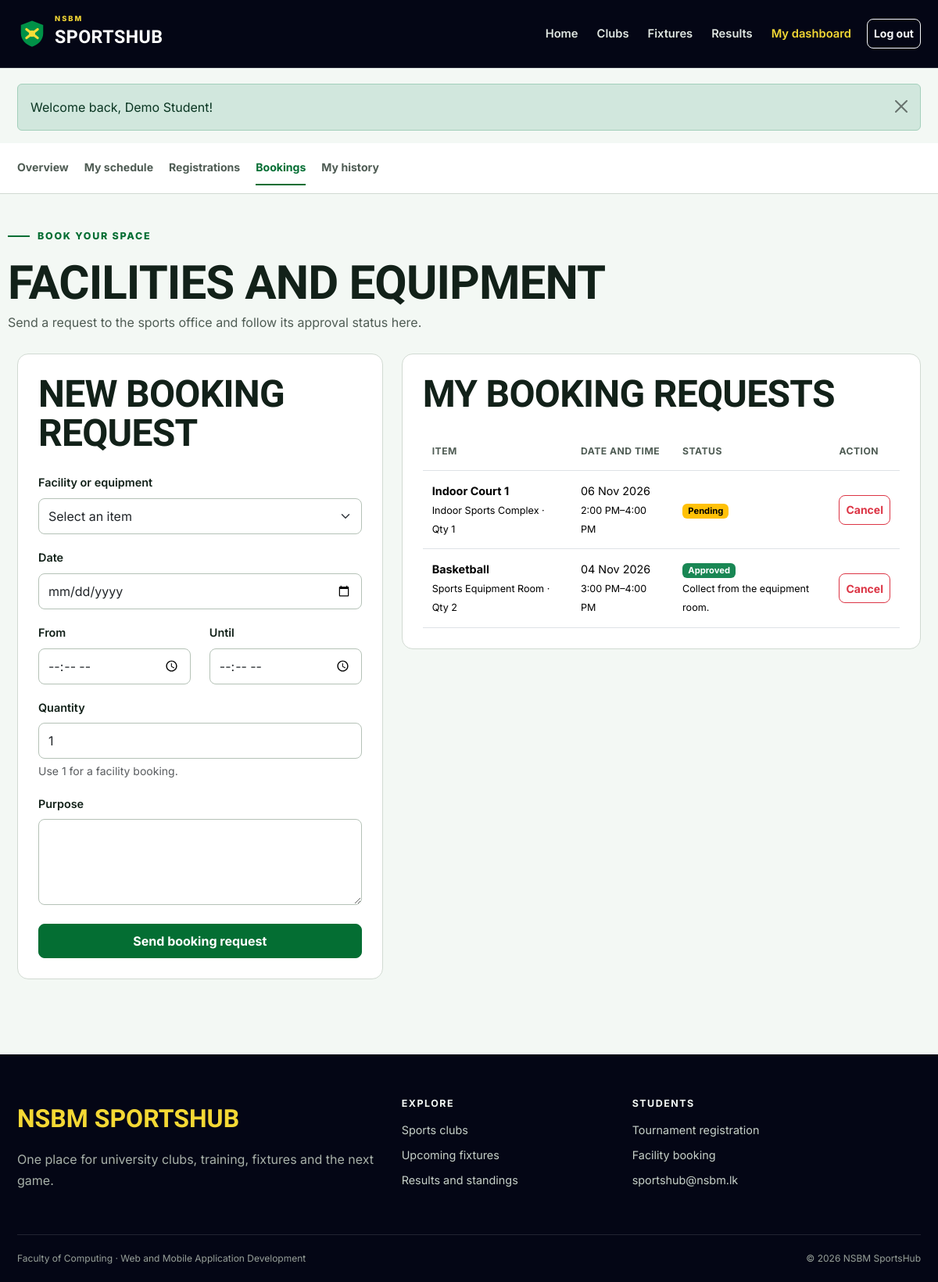
Page /student/bookings.php (signed in) on the committed database.
### tables this page shows
CREATE TABLE bookings (
    id INT UNSIGNED AUTO_INCREMENT PRIMARY KEY,
    user_id INT UNSIGNED NOT NULL,
    facility_id INT UNSIGNED NOT NULL,
    booking_date DATE NOT NULL,
    start_time TIME NOT NULL,
    end_time TIME NOT NULL,
    quantity SMALLINT UNSIGNED NOT NULL DEFAULT 1,
    purpose VARCHAR(255) NOT NULL,
    status ENUM('pending', 'approved', 'rejected', 'cancelled') NOT NULL DEFAULT 'pending',
    admin_note VARCHAR(255) NULL,
    created_at TIMESTAMP DEFAULT CURRENT_TIMESTAMP,
    FOREIGN KEY (user_id) REFERENCES users(id) ON DELETE CASCADE,
    FOREIGN KEY (facility_id) REFERENCES facilities(id) ON DELETE CASCADE
);

CREATE TABLE facilities (
    id INT UNSIGNED AUTO_INCREMENT PRIMARY KEY,
    name VARCHAR(100) NOT NULL,
    type ENUM('facility', 'equipment') NOT NULL,
    location VARCHAR(120) NOT NULL,
    total_units SMALLINT UNSIGNED NOT NULL DEFAULT 1,
    status ENUM('active', 'maintenance') NOT NULL DEFAULT 'active'
);

### config/database.php (called while the page is built)
<?php
function db(): PDO
{
    static $pdo = null;
    if ($pdo === null) {
        $host = getenv('DB_HOST') ?: '127.0.0.1';
        $port = getenv('DB_PORT') ?: '3306';
        $name = getenv('DB_NAME') ?: 'sportshub3_db';
        $user = getenv('DB_USER') ?: 'root';
        $pass = getenv('DB_PASS') ?: '';
        $dsn = "mysql:host=$host;port=$port;dbname=$name;charset=utf8mb4";
        $pdo = new PDO($dsn, $user, $pass, [
            PDO::ATTR_ERRMODE => PDO::ERRMODE_EXCEPTION,
            PDO::ATTR_DEFAULT_FETCH_MODE => PDO::FETCH_ASSOC,
            PDO::ATTR_EMULATE_PREPARES => false,
        ]);
    }
    return $pdo;
}

### includes/auth.php (called while the page is built, shortened)
<?php
function current_user(): ?array
{
    static $user = null;
    if ($user === null) {
        $user = fetch_one('SELECT id, student_id, full_name, email, role FROM users WHERE id = ?', [$_SESSION['user_id']]);
    }
    return $user;
}
function is_logged_in(): bool
{
    return current_user() !== null;
}
function require_login(): void
{
    if (!is_logged_in()) {
        flash('warning', 'Please log in to continue.');
        redirect('login.php');
    }
}
function require_student(): void
{
    require_login();
}

### student/bookings.php (the view, shortened to what this page needs)
<?php
require_student();
$userId = current_user()['id'];
$values = ['facility_id' => '', 'booking_date' => '', 'start_time' => '', 'end_time' => '', 'quantity' => '1', 'purpose' => ''];
$bookings = fetch_all('SELECT b.*, f.name, f.type, f.location FROM bookings b JOIN facilities f ON f.id = b.facility_id WHERE b.user_id = ? ORDER BY b.booking_date DESC, b.start_time DESC', [$userId]);
include __DIR__ . '/../includes/header.php';
include __DIR__ . '/../includes/student_nav.php';
?>
<div class="container dashboard-head"><span class="section-kicker">Book your space</span><h1>Facilities and equipment</h1><p>Send a request to the sports office and follow its approval status here.</p></div>
<div class="container dashboard-content">
    <div class="row g-4">
        <div class="col-lg-5"><section class="content-panel"><h2 class="mb-4">New booking request</h2><form method="post" class="needs-validation" novalidate>
            <div class="mb-3"><label class="form-label" for="facility_id">Facility or equipment</label><select class="form-select" id="facility_id" name="facility_id" required><option value="">Select an item</option></select></div>
            <div class="mb-3"><label class="form-label" for="booking_date">Date</label><input class="form-control" type="date" id="booking_date" name="booking_date" value="<?= e($values['booking_date']) ?>" data-future-date required></div>
            <div class="row"><div class="col-6 mb-3"><label class="form-label" for="start_time">From</label><input class="form-control" type="time" id="start_time" name="start_time" value="<?= e($values['start_time']) ?>" required></div><div class="col-6 mb-3"><label class="form-label" for="end_time">Until</label><input class="form-control" type="time" id="end_time" name="end_time" value="<?= e($values['end_time']) ?>" required></div></div>
            <div class="mb-3"><label class="form-label" for="quantity">Quantity</label><input class="form-control" type="number" id="quantity" name="quantity" value="<?= e($values['quantity']) ?>" min="1" required><div class="form-text">Use 1 for a facility booking.</div></div>
            <div class="mb-4"><label class="form-label" for="purpose">Purpose</label><textarea class="form-control" id="purpose" name="purpose" minlength="3" maxlength="255" required><?= e($values['purpose']) ?></textarea></div>
            <button class="btn btn-sport w-100" type="submit">Send booking request</button></form></section></div>
        <div class="col-lg-7"><section class="content-panel"><h2 class="mb-4">My booking requests</h2><?php if ($bookings): ?><div class="table-responsive"><table class="table"><thead><tr><th>Item</th><th>Date and time</th><th>Status</th><th>Action</th></tr></thead><tbody><?php foreach ($bookings as $booking): ?><tr><td><strong><?= e($booking['name']) ?></strong><br><small><?= e($booking['location']) ?> · Qty <?= $booking['quantity'] ?></small></td><td><?= format_date($booking['booking_date']) ?><br><small><?= format_time($booking['start_time']) ?>–<?= format_time($booking['end_time']) ?></small></td><td><?= status_badge($booking['status']) ?><?php if ($booking['admin_note']): ?><br><small><?= e($booking['admin_note']) ?></small><?php endif; ?></td><td><?php if (in_array($booking['status'], ['pending', 'approved'])): ?><form method="post"><?= csrf_field() ?><input type="hidden" name="action" value="cancel"><input type="hidden" name="booking_id" value="<?= $booking['id'] ?>"><button class="btn btn-sm btn-outline-danger" type="submit" data-confirm="Cancel this booking request?">Cancel</button></form><?php else: ?>—<?php endif; ?></td></tr><?php endforeach; ?></tbody></table></div><?php else: ?><p>You have not made any booking requests.</p><?php endif; ?></section></div>
    </div>
</div>
<?php include __DIR__ . '/../includes/footer.php'; ?>

### includes/functions.php (shortened to what this page needs)
<?php
function e(?string $value): string
{
    return htmlspecialchars($value ?? '', ENT_QUOTES, 'UTF-8');
}
function fetch_all(string $sql, array $params = []): array
{
    $statement = db()->prepare($sql);
    $statement->execute($params);
    return $statement->fetchAll();
}
function fetch_one(string $sql, array $params = []): array|false
{
    $statement = db()->prepare($sql);
    $statement->execute($params);
    return $statement->fetch();
}
function format_date(?string $date, string $format = 'd M Y'): string
{
    return $date ? date($format, strtotime($date)) : 'Not set';
}
function format_time(?string $time): string
{
    return $time ? date('g:i A', strtotime($time)) : 'Not set';
}
function status_badge(string $status): string
{
    $classes = [
        'approved' => 'success', 'active' => 'success', 'completed' => 'success',
        'registered' => 'success', 'ongoing' => 'info',
        'pending' => 'warning', 'upcoming' => 'warning', 'scheduled' => 'info',
        'rejected' => 'danger', 'cancelled' => 'danger', 'inactive' => 'secondary',
        'withdrawn' => 'secondary', 'maintenance' => 'danger',
    ];
    $class = $classes[$status] ?? 'secondary';
    return '<span class="badge text-bg-' . $class . '">' . e(ucfirst($status)) . '</span>';
}

### assets/css/style.css (style rules this page uses)
:root { --navy-950: oklch(0.13 0.035 275); --navy-900: oklch(0.18 0.04 275); --navy-800: oklch(0.24 0.045 275); --green-600: oklch(0.55 0.145 151); --green-700: oklch(0.47 0.125 151); --green-800: oklch(0.40 0.105 151); --yellow-400: oklch(0.88 0.17 99); --paper-50: oklch(0.975 0.008 150); --paper-100: oklch(0.945 0.012 150); --ink-900: oklch(0.23 0.025 160); --ink-600: oklch(0.46 0.02 160); --page-bg: var(--paper-50); --page-text: var(--ink-900); --muted-text: var(--ink-600); --brand: var(--green-700); --brand-hover: var(--green-800); --highlight: var(--yellow-400); --dark-surface: var(--navy-950); --line: oklch(0.88 0.015 150); --radius-sm: 8px; --radius-md: 14px; --radius-lg: 22px; --shadow: 0 12px 32px oklch(0.2 0.025 160 / 0.08); }
* { box-sizing: border-box; }
html { scroll-behavior: smooth; }
body { min-height: 100dvh; margin: 0; background: var(--page-bg); color: var(--page-text); font-family: "Inter", sans-serif; font-size: 16px; line-height: 1.65; }
button, a, input, select, textarea { transition: color 180ms ease-out, background-color 180ms ease-out, border-color 180ms ease-out, transform 180ms ease-out; }
h1, h2, h3, h4, .display-font { font-family: "Barlow Condensed", sans-serif; font-weight: 700; line-height: 1.05; letter-spacing: -0.015em; }
h1 { font-size: clamp(2.5rem, 6vw, 4.8rem); }
h2 { font-size: clamp(2rem, 4vw, 3rem); }
p { max-width: 72ch; }
.container { max-width: 1180px; }
.btn { min-height: 44px; display: inline-flex; align-items: center; justify-content: center; gap: 8px; font-weight: 700; border-radius: var(--radius-sm); }
.btn-sm { min-height: 38px; }
.btn-sport { background: var(--brand); border-color: var(--brand); color: #fff; }
.hero-kicker, .section-kicker { display: inline-flex; align-items: center; gap: 10px; margin-bottom: 18px; color: var(--brand); font-size: 0.78rem; font-weight: 800; letter-spacing: 0.14em; text-transform: uppercase; }
.hero-kicker::before, .section-kicker::before { content: ""; width: 28px; height: 2px; background: currentColor; }
.content-panel { padding: 26px; margin-bottom: 24px; background: #fff; border: 1px solid var(--line); border-radius: var(--radius-md); }
.content-panel h2, .content-panel h3 { text-transform: uppercase; }
.form-control, .form-select { min-height: 46px; border-radius: var(--radius-sm); border-color: oklch(0.8 0.02 150); }
.form-label { font-weight: 600; font-size: 0.9rem; }
textarea.form-control { min-height: 110px; }
.dashboard-head { padding: 36px 0 26px; }
.dashboard-head h1 { margin: 0; font-size: clamp(2.5rem, 5vw, 3.8rem); text-transform: uppercase; }
.dashboard-head p { margin: 6px 0 0; color: var(--muted-text); }
.dashboard-content { padding-bottom: 72px; }
.table { margin-bottom: 0; vertical-align: middle; }
.table > :not(caption) > * > * { padding: 14px 12px; }
.table thead th { color: var(--muted-text); font-size: 0.76rem; letter-spacing: 0.04em; text-transform: uppercase; white-space: nowrap; }
.table tbody td { font-size: 0.9rem; }
.badge { font-size: 0.7rem; }

### rows in the picture
bookings: facility.name "Indoor Court 1", facility.location "Indoor Sports Complex", quantity "1", booking_date "06 Nov 2026", start_time "2:00 PM", end_time "4:00 PM", status "Pending"
bookings: facility.name "Basketball", facility.location "Sports Equipment Room", quantity "2", booking_date "04 Nov 2026", start_time "3:00 PM", end_time "4:00 PM", status "Approved", admin_note "Collect from the equipment room."

### other values in the picture
$message['message'] "Welcome back, Demo Student!"
